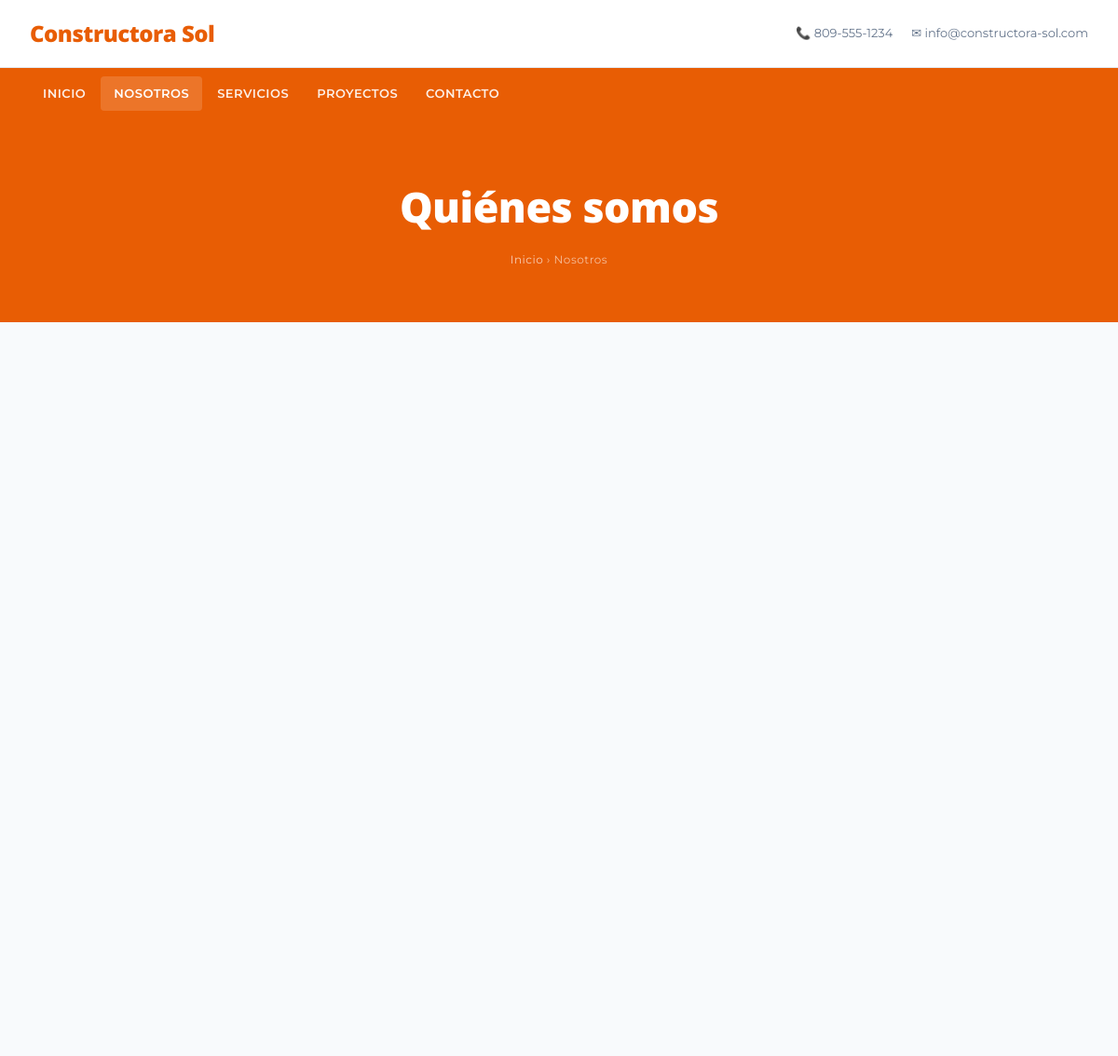
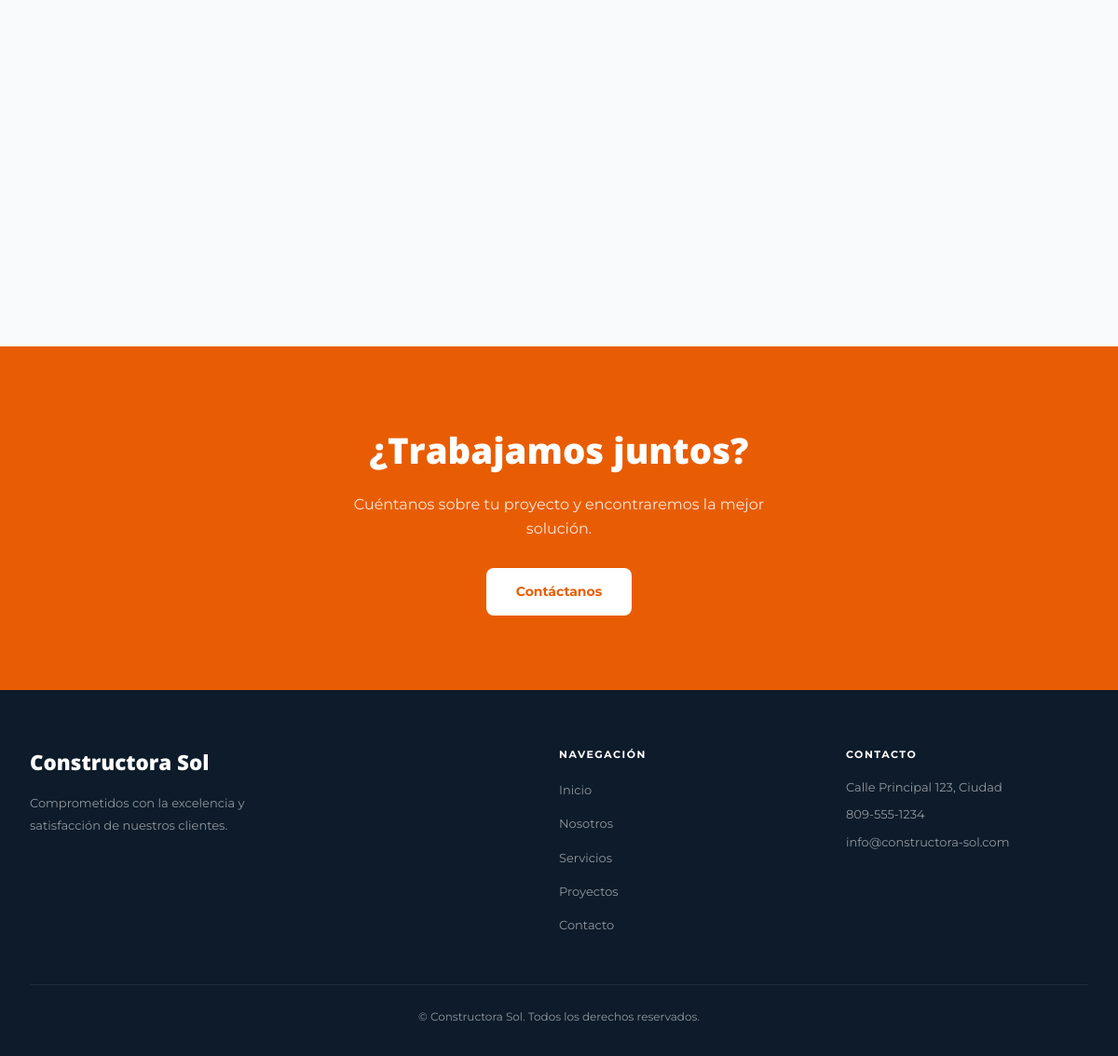
Page /s/constructora-sol/nosotros/ on the committed database (2 pictures, top to bottom).
### tables this page shows
CREATE TABLE sitios (
            id           INTEGER PRIMARY KEY AUTOINCREMENT,
            usuario_id   INTEGER NOT NULL REFERENCES usuarios(id) ON DELETE CASCADE,
            plantilla_id INTEGER NOT NULL REFERENCES plantillas(id),
            slug         TEXT    UNIQUE NOT NULL,
            nombre       TEXT    NOT NULL,
            activo       INTEGER DEFAULT 1,
            created_at   TEXT    DEFAULT (datetime('now'))
        );

CREATE TABLE configuracion_sitio (
            id       INTEGER PRIMARY KEY AUTOINCREMENT,
            sitio_id INTEGER NOT NULL REFERENCES sitios(id) ON DELETE CASCADE,
            clave    TEXT    NOT NULL,
            valor    TEXT    NOT NULL DEFAULT '',
            UNIQUE(sitio_id, clave)
        );

### app.py (the view)
@app.route('/s/<slug>/<pagina>/')
@app.route('/s/<slug>/<pagina>')
def ver_pagina(slug, pagina):
    sitio = obtener_sitio_por_slug(slug)
    if not sitio or sitio['plantilla_tipo'] != 'web5' or pagina not in _PAGINAS_WEB5:
        abort(404)
    ctx = _contexto_sitio(sitio)
    return render_template(
        f'sites/empresa/{pagina}.html',
        sitio=sitio, pagina_activa=pagina, **ctx
    )

### app.py (called while the page is built)
def _contexto_sitio(sitio):
    sid = sitio['id']
    return {
        'config':   get_config_sitio(sid),
        'secciones': {
            'servicios': get_secciones_contenido(sid, 'servicios'),
            'proyectos': get_secciones_contenido(sid, 'proyectos'),
            'equipo':    get_secciones_contenido(sid, 'equipo'),
        },
    }

### db.py (called while the page is built)
def get_db():
    conn = sqlite3.connect(DB_PATH)
    conn.row_factory = sqlite3.Row
    conn.execute("PRAGMA journal_mode=WAL")
    return conn

def obtener_sitio_por_slug(slug: str):
    conn = get_db()
    row = conn.execute("""
        SELECT s.*, p.nombre AS plantilla_nombre, p.clave AS plantilla_clave, p.tipo AS plantilla_tipo
        FROM sitios s
        JOIN plantillas p ON p.id = s.plantilla_id
        WHERE s.slug = ? AND s.activo = 1
    """, (slug,)).fetchone()
    conn.close()
    return row

def get_config_sitio(sitio_id: int) -> dict:
    conn = get_db()
    rows = conn.execute(
        "SELECT clave, valor FROM configuracion_sitio WHERE sitio_id = ?", (sitio_id,)
    ).fetchall()
    conn.close()
    return {r['clave']: r['valor'] for r in rows}

def get_secciones_contenido(sitio_id: int, seccion: str) -> list:
    import json
    conn = get_db()
    rows = conn.execute(
        "SELECT datos FROM secciones_contenido WHERE sitio_id = ? AND seccion = ? ORDER BY orden",
        (sitio_id, seccion)
    ).fetchall()
    conn.close()
    result = []
    for r in rows:
        try:
            result.append(json.loads(r['datos']))
        except Exception:
            result.append({})
    return result

### templates/sites/empresa/nosotros.html (shortened to what this page needs)
{% extends "sites/empresa/base.html" %}
{% block content %}
<section class="page-banner">
  <div class="container">
    <h1>Quiénes somos</h1>
    <nav class="breadcrumb">
      <a href="/s/{{ sitio.slug }}/">Inicio</a>
      <span>›</span>
      <span>Nosotros</span>
    </nav>
  </div>
</section>
<section class="about-section" style="padding:80px 0;">
  <div class="container">
    {% set mision  = config.get('nosotros_mision') %}
    {% set vision  = config.get('nosotros_vision') %}
    {% set valores = config.get('nosotros_valores') %}
  </div>
</section>
{% if secciones.equipo %}
<section class="team-section" style="padding:80px 0;background:var(--c-bg-alt,#f8fafc);">
  <div class="container">
    <div class="team-grid">
    </div>
  </div>
</section>
{% endif %}
<section class="cta-section">
  <div class="container">
    <div class="cta-inner">
      <h2>¿Trabajamos juntos?</h2>
      <p>Cuéntanos sobre tu proyecto y encontraremos la mejor solución.</p>
      <a href="/s/{{ sitio.slug }}/contacto/" class="btn-cta-light">Contáctanos</a>
    </div>
  </div>
</section>
{% endblock %}

### templates/sites/empresa/base.html (shortened to what this page needs)
<!DOCTYPE html>
<html lang="es">
<head>
  <link href="{{ url_for('static', filename='sites/empresa/style.css') }}" rel="stylesheet"/>
</head>
<body>
<header class="site-header" id="site-header">
  <div class="container">
    <a class="header-brand" href="{{ url_for('ver_sitio', slug=sitio.slug) }}">{% if config.get('logo_url') %}<img src="{{ config.get('logo_url') }}" alt="{{ config.get('nombre_negocio', sitio.nombre) }}" style="max-height:44px;width:auto;display:block;">{% else %}<span class="brand-text">{{ config.get('nombre_negocio', sitio.nombre) }}</span>{% endif %}</a>
    <div class="header-contact">
      {% if config.get('contacto_telefono') %}
        <span>📞 {{ config.get('contacto_telefono') }}</span>
      {% endif %}
      {% if config.get('contacto_email') %}
        <span>✉ {{ config.get('contacto_email') }}</span>
      {% endif %}
    </div>
  </div>
</header>
<nav class="navbar" id="navbar">
  <div class="container">
    <ul class="nav-list">
      {% set base = '/s/' + sitio.slug %}
      <li><a class="nav-link {% if pagina_activa=='inicio' %}active{% endif %}"
             href="{{ base }}/">Inicio</a></li>
      <li><a class="nav-link {% if pagina_activa=='nosotros' %}active{% endif %}"
             href="{{ base }}/nosotros/">Nosotros</a></li>
      <li><a class="nav-link {% if pagina_activa=='servicios' %}active{% endif %}"
             href="{{ base }}/servicios/">Servicios</a></li>
      <li><a class="nav-link {% if pagina_activa=='proyectos' %}active{% endif %}"
             href="{{ base }}/proyectos/">Proyectos</a></li>
      <li><a class="nav-link {% if pagina_activa=='contacto' %}active{% endif %}"
             href="{{ base }}/contacto/">Contacto</a></li>
    </ul>
  </div>
</nav>
{% block content %}{% endblock %}
<footer class="site-footer">
  <div class="container">
    <div class="footer-inner">
      <div class="footer-brand-col">
        <p class="footer-brand">{{ sitio.nombre }}</p>
        <p class="footer-desc">{{ config.get('footer_descripcion', 'Comprometidos con la excelencia y satisfacción de nuestros clientes.') }}</p>
      </div>
      <div class="footer-nav">
        <h4>Navegación</h4>
        <ul>
          {% set base = '/s/' + sitio.slug %}
          <li><a href="{{ base }}/">Inicio</a></li>
          <li><a href="{{ base }}/nosotros/">Nosotros</a></li>
          <li><a href="{{ base }}/servicios/">Servicios</a></li>
          <li><a href="{{ base }}/proyectos/">Proyectos</a></li>
          <li><a href="{{ base }}/contacto/">Contacto</a></li>
        </ul>
      </div>
      <div class="footer-contact-col">
        <h4>Contacto</h4>
        {% if config.get('contacto_direccion') %}<p>{{ config.get('contacto_direccion') }}</p>{% endif %}
        {% if config.get('contacto_telefono') %}<p>{{ config.get('contacto_telefono') }}</p>{% endif %}
        {% if config.get('contacto_email') %}<p>{{ config.get('contacto_email') }}</p>{% endif %}
      </div>
    </div>
    <div class="footer-bottom">
      <p>©  {{ sitio.nombre }}. Todos los derechos reservados.</p>
    </div>
  </div>
</footer>
</body>
</html>

### static/sites/empresa/style.css (style rules this page uses)
:root { --c-primary: #0bb180; --c-accent: #A90707; --c-light: #3B5998; --c-dark: #0d1b2a; --c-text: #2d3748; --c-muted: #64748b; --c-bg: #f8fafc; --c-border: #e2e8f0; --c-white: #ffffff; --f-heading: 'Open Sans', sans-serif; --f-body: 'Montserrat', sans-serif; --radius: 8px; --radius-lg: 16px; --shadow: 0 4px 16px rgba(0,0,0,0.10); --shadow-lg: 0 12px 40px rgba(0,0,0,0.14); --ease: cubic-bezier(0.4,0,0.2,1); --container: 1200px; }
*,*::before,*::after { box-sizing:border-box;margin:0;padding:0 }
html { scroll-behavior:smooth }
body { font-family:var(--f-body);color:var(--c-text);background:var(--c-white);line-height:1.65;-webkit-font-smoothing:antialiased }
a { color:inherit;text-decoration:none }
.container { max-width:var(--container);margin:0 auto;padding:0 clamp(16px,4vw,32px) }
.site-header { background:var(--c-white);border-bottom:1px solid var(--c-border);padding:16px 0;position:relative;z-index:100 }
.site-header .container { display:flex;align-items:center;justify-content:space-between;flex-wrap:wrap;gap:12px }
.header-brand { font-family:var(--f-heading);font-size:1.5rem;font-weight:800;color:var(--c-primary);letter-spacing:-0.5px }
.header-contact { display:flex;gap:20px;font-size:13px;color:var(--c-muted) }
.header-contact span { display:flex;align-items:center;gap:6px }
.navbar { background:var(--c-primary);position:sticky;top:0;z-index:200;width:100% }
.navbar .container { display:flex;align-items:center;justify-content:space-between;height:56px }
.nav-list { display:flex;list-style:none;gap:2px }
.nav-list li { display:inline-block }
.nav-list a { display:block;padding:8px 14px;color:rgba(255,255,255,0.9);font-size:13px;font-weight:600;text-transform:uppercase;letter-spacing:0.5px;transition:background 0.2s var(--ease);border-radius:4px }
.nav-list a:hover,.nav-list a.active { background:rgba(255,255,255,0.15);color:#fff }
section { padding:clamp(60px,10vw,96px) 0 }
.about-section { background:var(--c-bg) }
.team-section { background:var(--c-white) }
.team-grid { display:grid;grid-template-columns:repeat(auto-fit,minmax(220px,1fr));gap:24px }
.cta-section { background:var(--c-primary);padding:80px 0 }
.cta-inner { text-align:center;color:#fff }
.cta-inner h2 { font-family:var(--f-heading);font-size:clamp(1.8rem,4vw,2.8rem);font-weight:800;margin-bottom:16px }
.cta-inner p { font-size:1.1rem;opacity:0.85;margin-bottom:32px;max-width:500px;margin-left:auto;margin-right:auto }
.site-footer { background:var(--c-dark);color:rgba(255,255,255,0.55);padding:60px 0 32px }
.footer-inner { display:grid;grid-template-columns:2fr 1fr 1fr;gap:48px;margin-bottom:40px }
.footer-brand { font-family:var(--f-heading);font-size:1.4rem;font-weight:800;color:#fff;margin-bottom:12px }
.footer-desc { font-size:13px;line-height:1.85;max-width:280px }
.footer-nav h4,.footer-contact-col h4 { color:#fff;font-size:11px;font-weight:700;text-transform:uppercase;letter-spacing:1.5px;margin-bottom:16px }
.footer-nav ul { list-style:none }
.footer-nav li { margin-bottom:10px }
.footer-nav a { color:rgba(255,255,255,0.55);font-size:13px;transition:color 0.2s }
.footer-contact-col p { font-size:13px;margin-bottom:8px }
.footer-bottom { padding-top:24px;border-top:1px solid rgba(255,255,255,0.08);text-align:center;font-size:12px }
.page-banner { background: var(--c-primary); padding: 56px 0 48px; text-align: center; color: #fff; }
.page-banner .breadcrumb { font-size: 12px; color: rgba(255,255,255,0.6); margin-bottom: 10px; letter-spacing: 0.5px; }
.page-banner .breadcrumb a { color: rgba(255,255,255,0.7); }
.page-banner h1 { font-family: var(--f-heading); font-size: clamp(1.8rem,4vw,2.8rem); font-weight: 800; color: #fff; margin-bottom: 10px; letter-spacing: -0.5px; }
.cta-section { background: var(--c-primary); padding: 80px 0; }
.cta-inner { text-align: center; color: #fff; }
.cta-inner h2 { font-family: var(--f-heading); font-size: clamp(1.6rem,3.5vw,2.4rem); font-weight: 800; margin-bottom: 14px; }
.cta-inner p { font-size: 1rem; opacity: .85; margin-bottom: 28px; max-width: 480px; margin-left: auto; margin-right: auto; }
.btn-cta-light { display: inline-flex; align-items: center; background: #fff; color: var(--c-primary); padding: 14px 32px; border-radius: var(--radius); font-weight: 700; font-size: 14px; transition: all .3s var(--ease); }
.team-grid { display: grid; grid-template-columns: repeat(auto-fit, minmax(200px,1fr)); gap: 32px; margin-top: 48px; }

### rows in the picture
sitios: get "Constructora Sol", nombre "Constructora Sol"
configuracion_sitio: get "809-555-1234"
configuracion_sitio: get "info@constructora-sol.com"
configuracion_sitio: get "Comprometidos con la excelencia y satisfacción de nuestros clientes."
configuracion_sitio: get "Calle Principal 123, Ciudad"
